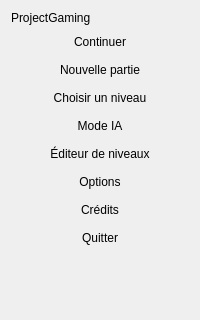
<?xml version="1.0" encoding="UTF-8"?>
<ui version="4.0">
 <class>MainMenu</class>
 <widget class="QWidget" name="MainMenu">
  <layout class="QVBoxLayout" name="verticalLayout">
   <!-- Marges posees en code (MainMenu::MainMenu, LOT-56) depuis l'echelle d'espacement des
        jetons, pas de nombre fige ici. -->
   <item>
    <widget class="QLabel" name="menuTitle">
     <!-- Taille/graisse posees par theme.qss (#MainMenu QLabel#menuTitle, LOT-56 TACHE-03), depuis
          l'echelle typographique des jetons, pas de propriete de police figee ici. -->
     <property name="text"><string>ProjectGaming</string></property>
    </widget>
   </item>
   <item>
    <spacer name="titleSpacer">
     <property name="orientation"><enum>Qt::Vertical</enum></property>
     <property name="sizeHint" stdset="0"><size><width>0</width><height>0</height></size></property>
    </spacer>
   </item>
   <item>
    <widget class="hmi::PixelMenuButton" name="continueButton">
     <!-- Grise sans progression (MainMenu::setContinueEnabled, LOT-59 TACHE-06) : pas de
          "enabled" fige ici, l'etat depend de Progression::currentLevel a l'execution. -->
     <property name="cursor"><cursorShape>PointingHandCursor</cursorShape></property>
     <property name="text"><string>Continuer</string></property>
     <property name="flat"><bool>true</bool></property>
    </widget>
   </item>
   <item>
    <widget class="hmi::PixelMenuButton" name="newGameButton">
     <property name="cursor"><cursorShape>PointingHandCursor</cursorShape></property>
     <property name="text"><string>Nouvelle partie</string></property>
     <property name="flat"><bool>true</bool></property>
    </widget>
   </item>
   <item>
    <widget class="hmi::PixelMenuButton" name="selectLevelButton">
     <property name="cursor"><cursorShape>PointingHandCursor</cursorShape></property>
     <property name="text"><string>Choisir un niveau</string></property>
     <property name="flat"><bool>true</bool></property>
    </widget>
   </item>
   <item>
    <widget class="hmi::PixelMenuButton" name="aiModeButton">
     <!-- Mode IA (LOT-ANNEXE-21) : ecran a trois onglets (Entrainement, Validation et sauvegarde,
          Rejeu), remplace l'ancienne entree Regarder l'IA jouer (LOT-ANNEXE-18), dont l'onglet
          Rejeu reprend le role. -->
     <property name="cursor"><cursorShape>PointingHandCursor</cursorShape></property>
     <property name="text"><string>Mode IA</string></property>
     <property name="flat"><bool>true</bool></property>
    </widget>
   </item>
   <item>
    <widget class="hmi::PixelMenuButton" name="editorButton">
     <property name="cursor"><cursorShape>PointingHandCursor</cursorShape></property>
     <property name="text"><string>Éditeur de niveaux</string></property>
     <property name="flat"><bool>true</bool></property>
    </widget>
   </item>
   <item>
    <widget class="hmi::PixelMenuButton" name="optionsButton">
     <property name="cursor"><cursorShape>PointingHandCursor</cursorShape></property>
     <property name="text"><string>Options</string></property>
     <property name="flat"><bool>true</bool></property>
    </widget>
   </item>
   <item>
    <widget class="hmi::PixelMenuButton" name="creditsButton">
     <property name="cursor"><cursorShape>PointingHandCursor</cursorShape></property>
     <property name="text"><string>Crédits</string></property>
     <property name="flat"><bool>true</bool></property>
    </widget>
   </item>
   <item>
    <widget class="hmi::PixelMenuButton" name="quitButton">
     <property name="cursor"><cursorShape>PointingHandCursor</cursorShape></property>
     <property name="text"><string>Quitter</string></property>
     <property name="flat"><bool>true</bool></property>
    </widget>
   </item>
   <item>
    <widget class="QLabel" name="hintsLabel">
     <!-- Rappels de touches (LOT-68) : texte enrichi compose en code depuis les jetons
          (hmi::keyHintText). Vide ici : retranslateUi le remplit. -->
     <property name="text"><string/></property>
     <property name="textFormat"><enum>Qt::RichText</enum></property>
     <property name="alignment"><set>Qt::AlignLeft|Qt::AlignVCenter</set></property>
    </widget>
   </item>
   <item>
    <spacer name="bottomSpacer">
     <property name="orientation"><enum>Qt::Vertical</enum></property>
     <property name="sizeHint" stdset="0"><size><width>0</width><height>40</height></size></property>
    </spacer>
   </item>
  </layout>
 </widget>
 <customwidgets>
  <customwidget>
   <class>hmi::PixelMenuButton</class>
   <extends>QPushButton</extends>
   <header>HMI/Interface/PixelMenuButton.h</header>
  </customwidget>
 </customwidgets>
 <resources/>
 <connections/>
</ui>
